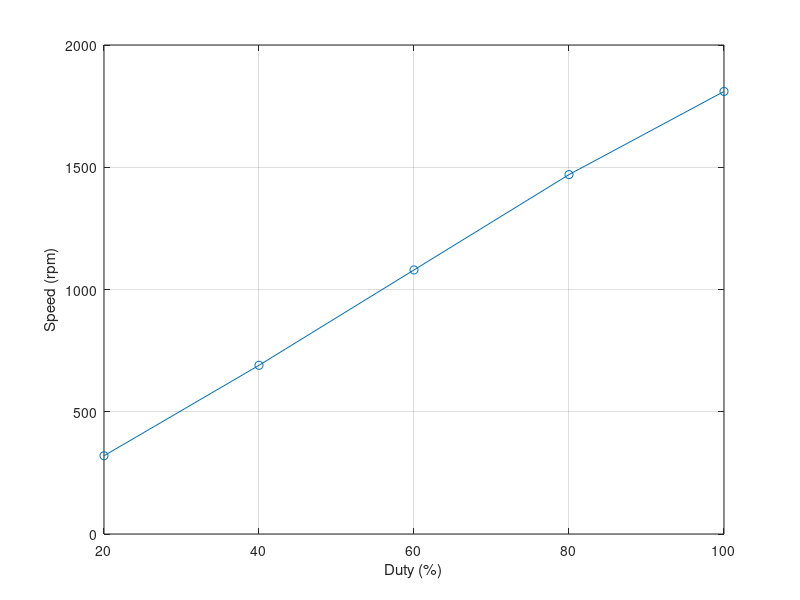

Recreate this plot in MATLAB.
duty=[20 40 60 80 100];
V=12*duty/100;
rpm=[320 690 1080 1470 1810];
plot(duty,rpm,'o-'); grid on; xlabel('Duty (%)'); ylabel('Speed (rpm)');
p=polyfit(V,rpm,1); disp('Linear approximation rpm=a*V+b'); disp(p);
